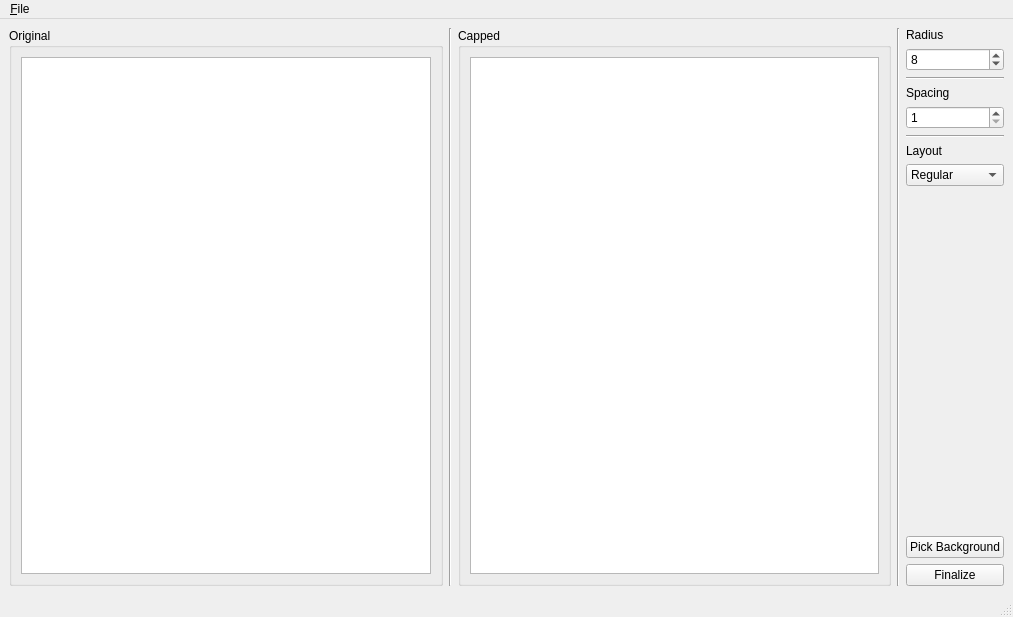
<?xml version="1.0" encoding="UTF-8"?>
<ui version="4.0">
 <class>MainWindow</class>
 <widget class="QMainWindow" name="MainWindow">
  <property name="geometry">
   <rect>
    <x>0</x>
    <y>0</y>
    <width>1013</width>
    <height>617</height>
   </rect>
  </property>
  <property name="windowTitle">
   <string>MainWindow</string>
  </property>
  <property name="styleSheet">
   <string notr="true"/>
  </property>
  <widget class="QWidget" name="centralwidget">
   <property name="enabled">
    <bool>true</bool>
   </property>
   <property name="sizePolicy">
    <sizepolicy hsizetype="Preferred" vsizetype="Preferred">
     <horstretch>1</horstretch>
     <verstretch>1</verstretch>
    </sizepolicy>
   </property>
   <property name="styleSheet">
    <string notr="true"/>
   </property>
   <layout class="QVBoxLayout" name="verticalLayout">
    <item>
     <layout class="QHBoxLayout" name="horizontalLayout" stretch="0,0,0,0,0">
      <property name="leftMargin">
       <number>0</number>
      </property>
      <item>
       <widget class="QGroupBox" name="groupBox">
        <property name="sizePolicy">
         <sizepolicy hsizetype="Expanding" vsizetype="Expanding">
          <horstretch>1</horstretch>
          <verstretch>1</verstretch>
         </sizepolicy>
        </property>
        <property name="title">
         <string>Original</string>
        </property>
        <layout class="QGridLayout" name="gridLayout">
         <item row="0" column="0">
          <widget class="QGraphicsView" name="ui_original_gview">
           <property name="sizePolicy">
            <sizepolicy hsizetype="Expanding" vsizetype="Expanding">
             <horstretch>1</horstretch>
             <verstretch>1</verstretch>
            </sizepolicy>
           </property>
          </widget>
         </item>
        </layout>
       </widget>
      </item>
      <item>
       <widget class="Line" name="line_4">
        <property name="orientation">
         <enum>Qt::Vertical</enum>
        </property>
       </widget>
      </item>
      <item>
       <widget class="QGroupBox" name="groupBox_2">
        <property name="sizePolicy">
         <sizepolicy hsizetype="Expanding" vsizetype="Expanding">
          <horstretch>1</horstretch>
          <verstretch>1</verstretch>
         </sizepolicy>
        </property>
        <property name="title">
         <string>Capped</string>
        </property>
        <layout class="QGridLayout" name="gridLayout_2">
         <item row="0" column="0">
          <widget class="QGraphicsView" name="ui_cap_gview">
           <property name="sizePolicy">
            <sizepolicy hsizetype="Expanding" vsizetype="Expanding">
             <horstretch>1</horstretch>
             <verstretch>1</verstretch>
            </sizepolicy>
           </property>
           <property name="styleSheet">
            <string notr="true"/>
           </property>
          </widget>
         </item>
        </layout>
       </widget>
      </item>
      <item>
       <widget class="Line" name="line_3">
        <property name="orientation">
         <enum>Qt::Vertical</enum>
        </property>
       </widget>
      </item>
      <item>
       <layout class="QVBoxLayout" name="ui_param_layout" stretch="0,0,0,0,0,0,0,0,0,0,0">
        <item>
         <widget class="QLabel" name="label">
          <property name="text">
           <string>Radius</string>
          </property>
         </widget>
        </item>
        <item>
         <widget class="QSpinBox" name="ui_radius">
          <property name="minimum">
           <number>1</number>
          </property>
          <property name="maximum">
           <number>1000</number>
          </property>
          <property name="value">
           <number>8</number>
          </property>
         </widget>
        </item>
        <item>
         <widget class="Line" name="line">
          <property name="orientation">
           <enum>Qt::Horizontal</enum>
          </property>
         </widget>
        </item>
        <item>
         <widget class="QLabel" name="label_2">
          <property name="text">
           <string>Spacing</string>
          </property>
         </widget>
        </item>
        <item>
         <widget class="QSpinBox" name="ui_spacing">
          <property name="minimum">
           <number>1</number>
          </property>
          <property name="maximum">
           <number>1000</number>
          </property>
         </widget>
        </item>
        <item>
         <widget class="Line" name="line_2">
          <property name="orientation">
           <enum>Qt::Horizontal</enum>
          </property>
         </widget>
        </item>
        <item>
         <widget class="QLabel" name="label_3">
          <property name="text">
           <string>Layout</string>
          </property>
         </widget>
        </item>
        <item>
         <widget class="QComboBox" name="ui_layout">
          <item>
           <property name="text">
            <string>Regular</string>
           </property>
          </item>
          <item>
           <property name="text">
            <string>Compact</string>
           </property>
          </item>
         </widget>
        </item>
        <item>
         <spacer name="verticalSpacer">
          <property name="orientation">
           <enum>Qt::Vertical</enum>
          </property>
          <property name="sizeHint" stdset="0">
           <size>
            <width>20</width>
            <height>40</height>
           </size>
          </property>
         </spacer>
        </item>
        <item>
         <widget class="QPushButton" name="pickbackground">
          <property name="text">
           <string>Pick Background</string>
          </property>
         </widget>
        </item>
        <item>
         <widget class="QPushButton" name="ui_finalize">
          <property name="styleSheet">
           <string notr="true"/>
          </property>
          <property name="text">
           <string>Finalize</string>
          </property>
         </widget>
        </item>
       </layout>
      </item>
     </layout>
    </item>
   </layout>
  </widget>
  <widget class="QMenuBar" name="menubar">
   <property name="geometry">
    <rect>
     <x>0</x>
     <y>0</y>
     <width>1013</width>
     <height>25</height>
    </rect>
   </property>
   <widget class="QMenu" name="menu_File">
    <property name="title">
     <string>&amp;File</string>
    </property>
    <addaction name="action_Open"/>
    <addaction name="separator"/>
    <addaction name="actionE_xit"/>
   </widget>
   <addaction name="menu_File"/>
  </widget>
  <widget class="QStatusBar" name="statusBar"/>
  <action name="actionIs_it_me_you_re_looking_for">
   <property name="text">
    <string>&amp;is it me you're looking for?</string>
   </property>
  </action>
  <action name="action_Open">
   <property name="text">
    <string>&amp;Open</string>
   </property>
   <property name="shortcut">
    <string>Ctrl+O</string>
   </property>
  </action>
  <action name="actionE_xit">
   <property name="text">
    <string>E&amp;xit</string>
   </property>
  </action>
 </widget>
 <resources/>
 <connections>
  <connection>
   <sender>ui_finalize</sender>
   <signal>clicked()</signal>
   <receiver>MainWindow</receiver>
   <slot>close()</slot>
   <hints>
    <hint type="sourcelabel">
     <x>1001</x>
     <y>583</y>
    </hint>
    <hint type="destinationlabel">
     <x>895</x>
     <y>589</y>
    </hint>
   </hints>
  </connection>
  <connection>
   <sender>actionE_xit</sender>
   <signal>triggered()</signal>
   <receiver>MainWindow</receiver>
   <slot>close()</slot>
   <hints>
    <hint type="sourcelabel">
     <x>-1</x>
     <y>-1</y>
    </hint>
    <hint type="destinationlabel">
     <x>428</x>
     <y>308</y>
    </hint>
   </hints>
  </connection>
  <connection>
   <sender>pickbackground</sender>
   <signal>clicked(bool)</signal>
   <receiver>ui_spacing</receiver>
   <slot>setEnabled(bool)</slot>
   <hints>
    <hint type="sourcelabel">
     <x>970</x>
     <y>531</y>
    </hint>
    <hint type="destinationlabel">
     <x>969</x>
     <y>138</y>
    </hint>
   </hints>
  </connection>
  <connection>
   <sender>pickbackground</sender>
   <signal>clicked(bool)</signal>
   <receiver>ui_radius</receiver>
   <slot>setEnabled(bool)</slot>
   <hints>
    <hint type="sourcelabel">
     <x>919</x>
     <y>540</y>
    </hint>
    <hint type="destinationlabel">
     <x>899</x>
     <y>74</y>
    </hint>
   </hints>
  </connection>
  <connection>
   <sender>pickbackground</sender>
   <signal>clicked(bool)</signal>
   <receiver>ui_layout</receiver>
   <slot>setEnabled(bool)</slot>
   <hints>
    <hint type="sourcelabel">
     <x>936</x>
     <y>528</y>
    </hint>
    <hint type="destinationlabel">
     <x>940</x>
     <y>196</y>
    </hint>
   </hints>
  </connection>
 </connections>
</ui>
